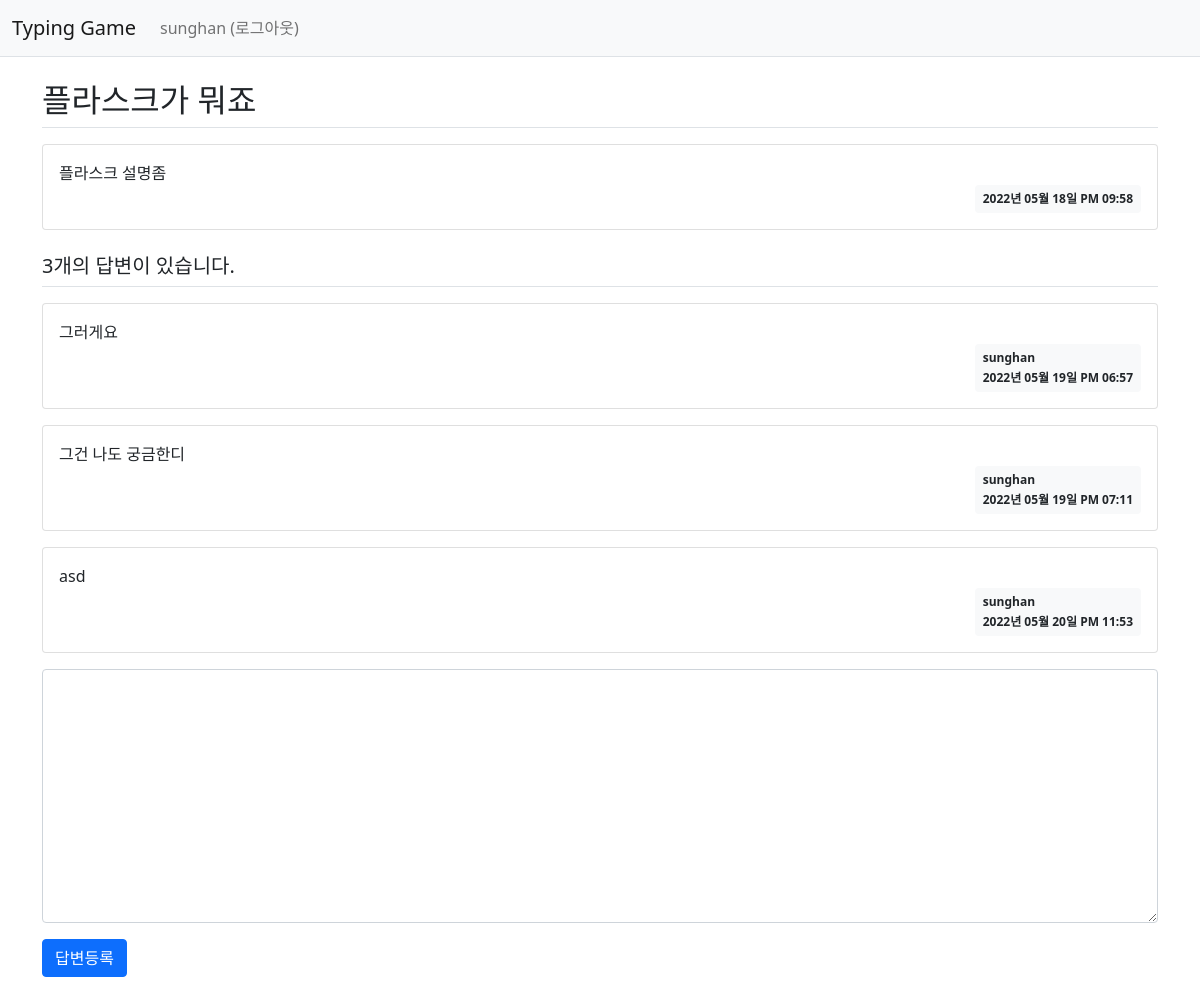
/question/detail/1/ (signed in), run on the app's committed database.
### pybo/models.py (models this page shows)
class User(db.Model):
    id = db.Column(db.Integer, primary_key=True)
    username = db.Column(db.String(150), unique=True, nullable=False)
    password = db.Column(db.String(200), nullable=False)
    email = db.Column(db.String(120), unique=True, nullable=False)

class Question(db.Model):
    id = db.Column(db.Integer, primary_key=True)
    subject = db.Column(db.String(200), nullable=False)
    content = db.Column(db.Text(), nullable=False)
    create_date = db.Column(db.DateTime(), nullable=False)
    user_id = db.Column(db.Integer, db.ForeignKey('user.id', ondelete='CASCADE'), nullable=False)
    user = db.relationship('User', backref=db.backref('question_set'))

class Answer(db.Model):
    id = db.Column(db.Integer, primary_key=True)
    question_id = db.Column(db.Integer, db.ForeignKey('question.id', ondelete='CASCADE'))
    question = db.relationship('Question', backref=db.backref('answer_set'))
    content = db.Column(db.Text(), nullable=False)
    create_date = db.Column(db.DateTime(), nullable=False)
    user_id = db.Column(db.Integer, db.ForeignKey('user.id', ondelete='CASCADE'), nullable=False)
    user = db.relationship('User', backref=db.backref('answer_set'))

### pybo/views/question_views.py (the view)
@bp.route('/detail/<int:question_id>/')
def detail(question_id):
    form = AnswerForm()
    question = Question.query.get_or_404(question_id)
    return render_template('question/question_detail.html', question=question, form=form)

### pybo/forms.py
class AnswerForm(FlaskForm):
    content = TextAreaField('내용', validators=[DataRequired('내용은 필수입력 항목입니다.')])

### pybo/filter.py (called while the page is built)
def format_datetime(value, fmt='%Y년 %m월 %d일 %p %I:%M'):
    return value.strftime(fmt)

### pybo/views/auth_views.py (called while the page is built)
@bp.before_app_request
def load_logged_in_user():
    user_id = session.get('user_id')
    if user_id is None:
        g.user = None
    else:
        g.user = User.query.get(user_id)

### pybo/templates/question/question_detail.html (shortened to what this page needs)
{% extends 'base.html' %}
{% block content %}
<div class="container my-3">
    <h2 class="border-bottom py-2">{{ question.subject }}</h2>
    <div class="card my-3">
        <div class="card-body">
            <div class="card-text" style="white-space: pre-line;">{{ question.content }}</div>
            <div class="d-flex justify-content-end">
                <div class="badge bg-light text-dark p-2">
                    {{ question.create_date|datetime }}
                </div>
            </div>
        </div>
    </div>
    <h5 class="border-bottom my-3 py-2">{{ question.answer_set|length }}개의 답변이 있습니다.</h5>
    {% for answer in question.answer_set %}
    <div class="card my-3">
        <div class="card-body">
            <div class="card-text" style="white-space: pre-line;">{{ answer.content }}</div>
            <div class="d-flex justify-content-end">
                <div class="badge bg-light text-dark p-2 text-start">
                    <div class="mb-2">{{ answer.user.username }}</div>
                    <div>{{ answer.create_date|datetime }}</div>
                </div>
            </div>
        </div>
    </div>
    {% endfor %}
    <form action="{{ url_for('answer.create', question_id=question.id) }}" method="post" class="my-3">
        <div class="mb-3">
            <textarea {% if not g.user %}disabled{% endif %} name="content" id="content" class="form-control" rows="10"></textarea>
        </div>
        <input type="submit" value="답변등록" class="btn btn-primary">
    </form>
</div>
{% endblock %}

### pybo/templates/navbar.html (shortened to what this page needs)
<nav class="navbar navbar-expand-lg navbar-light bg-light border-bottom">
    <div class="container-fluid">
        <a class="navbar-brand" href="{{ url_for('main.index') }}">Typing Game</a>
        <div class="collapse navbar-collapse" id="navbarSupportedContent">
            {% if g.user %}
            <ul class="navbar-nav">
                <li class="nav-item">
                    <a class="nav-link" href="{{ url_for('auth.logout') }}">{{ g.user.username }} (로그아웃)</a>
                </li>
            </ul>
            {% endif %}
        </div>
    </div>
</nav>

### data on the page
User: user.username "sunghan"
Question: subject "플라스크가 뭐죠", content "플라스크 설명좀", create_date "2022년 05월 18일 PM 09:58"
Answer: content "그러게요", user.username "sunghan", create_date "2022년 05월 19일 PM 06:57"
Answer: content "그건 나도 궁금한디", user.username "sunghan", create_date "2022년 05월 19일 PM 07:11"
Answer: content "asd", user.username "sunghan", create_date "2022년 05월 20일 PM 11:53"

### other printed values
{{ question.answer_set|length }} "3"
